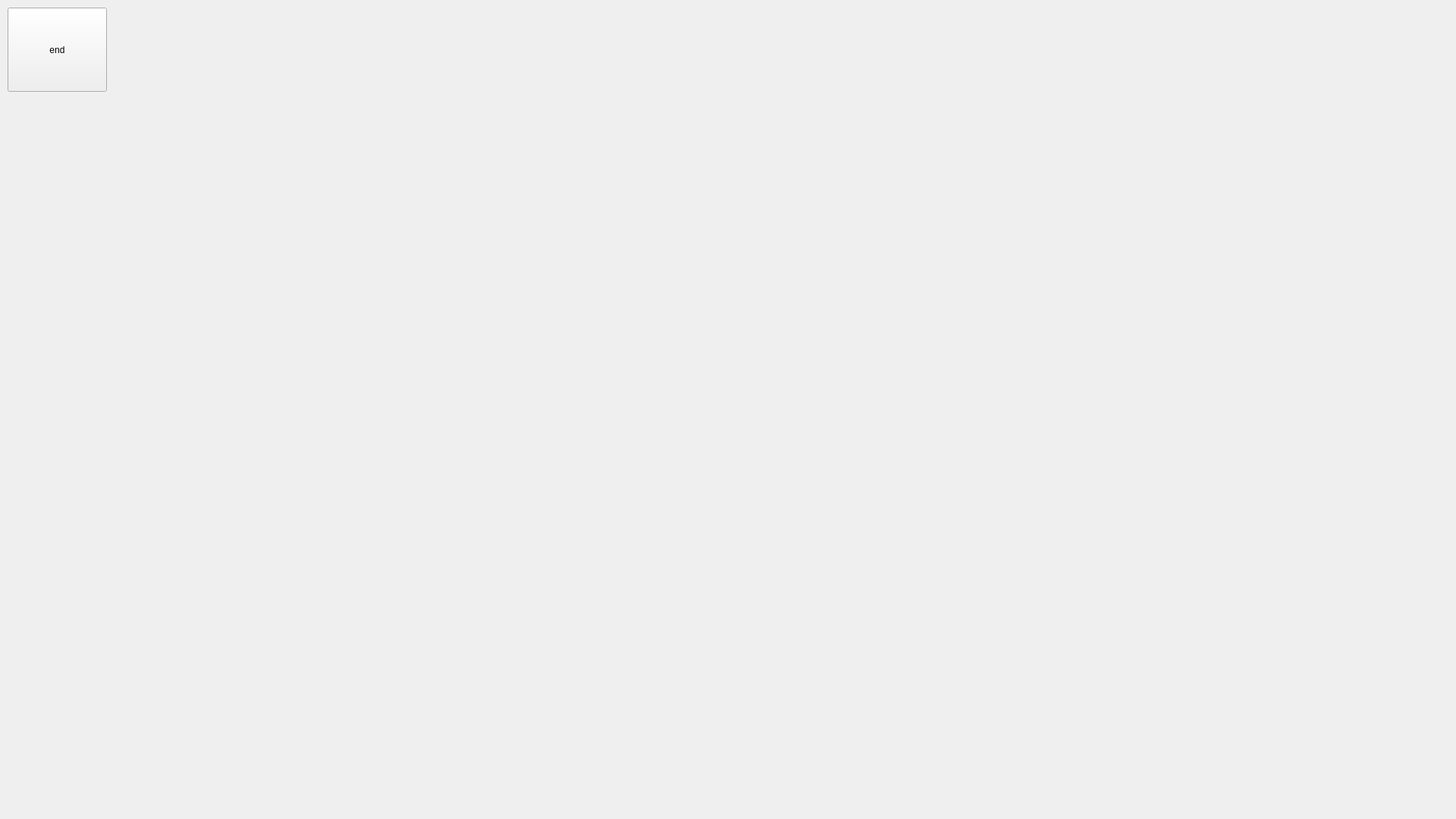
<?xml version="1.0" encoding="UTF-8"?>
<ui version="4.0">
 <class>Form</class>
 <widget class="QWidget" name="Form">
  <property name="geometry">
   <rect>
    <x>0</x>
    <y>0</y>
    <width>1920</width>
    <height>1080</height>
   </rect>
  </property>
  <property name="minimumSize">
   <size>
    <width>1920</width>
    <height>1080</height>
   </size>
  </property>
  <property name="maximumSize">
   <size>
    <width>1920</width>
    <height>1080</height>
   </size>
  </property>
  <property name="sizeIncrement">
   <size>
    <width>1920</width>
    <height>1080</height>
   </size>
  </property>
  <property name="baseSize">
   <size>
    <width>1920</width>
    <height>1080</height>
   </size>
  </property>
  <property name="windowTitle">
   <string>Form</string>
  </property>
  <widget class="QPushButton" name="pushButton">
   <property name="geometry">
    <rect>
     <x>10</x>
     <y>10</y>
     <width>131</width>
     <height>111</height>
    </rect>
   </property>
   <property name="autoFillBackground">
    <bool>false</bool>
   </property>
   <property name="text">
    <string>end</string>
   </property>
   <property name="iconSize">
    <size>
     <width>16</width>
     <height>16</height>
    </size>
   </property>
  </widget>
 </widget>
 <resources/>
 <connections>
  <connection>
   <sender>pushButton</sender>
   <signal>clicked()</signal>
   <receiver>Form</receiver>
   <slot>close()</slot>
   <hints>
    <hint type="sourcelabel">
     <x>1845</x>
     <y>65</y>
    </hint>
    <hint type="destinationlabel">
     <x>959</x>
     <y>539</y>
    </hint>
   </hints>
  </connection>
 </connections>
</ui>
